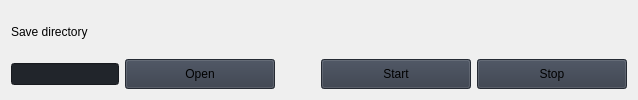
                        <widget class="QFrame" name="row_1_1">
                         <layout class="QVBoxLayout" name="verticalLayout_16">
                          <item>
                           <layout class="QVBoxLayout" name="verticalLayout_19">
                            <item>
                             <layout class="QHBoxLayout" name="horizontalLayout_7">
                              <item>
                               <layout class="QGridLayout" name="gridLayout">
                                <item row="2" column="4">
                                 <widget class="QPushButton" name="btn_stop">
                                  <property name="minimumSize">
                                   <size>
                                    <width>150</width>
                                    <height>30</height>
                                   </size>
                                  </property>
                                  <property name="styleSheet">
                                   <string notr="true">background-color: rgb(52, 59, 72);</string>
                                  </property>
                                  <property name="text">
                                   <string>Stop</string>
                                  </property>
                                  <property name="icon">
                                   <iconset resource="resources.qrc">
                                    <normaloff>:/icons/images/icons/cil-media-stop.png</normaloff>:/icons/images/icons/cil-media-stop.png</iconset>
                                  </property>
                                 </widget>
                                </item>
                                <item row="2" column="1">
                                 <widget class="QPushButton" name="btn_open">
                                  <property name="minimumSize">
                                   <size>
                                    <width>150</width>
                                    <height>30</height>
                                   </size>
                                  </property>
                                  <property name="styleSheet">
                                   <string notr="true">background-color: rgb(52, 59, 72);</string>
                                  </property>
                                  <property name="text">
                                   <string>Open</string>
                                  </property>
                                  <property name="icon">
                                   <iconset resource="resources.qrc">
                                    <normaloff>:/icons/images/icons/cil-folder-open.png</normaloff>:/icons/images/icons/cil-folder-open.png</iconset>
                                  </property>
                                 </widget>
                                </item>
                                <item row="0" column="0" colspan="2">
                                 <widget class="QLabel" name="dir_label_2">
                                  <property name="styleSheet">
                                   <string notr="true"/>
                                  </property>
                                  <property name="text">
                                   <string>Save directory</string>
                                  </property>
                                 </widget>
                                </item>
                                <item row="2" column="0">
                                 <widget class="QLineEdit" name="lineEdit">
                                  <property name="styleSheet">
                                   <string notr="true">background-color: rgb(33, 37, 43);</string>
                                  </property>
                                 </widget>
                                </item>
                                <item row="2" column="2">
                                 <spacer name="horizontalSpacer">
                                  <property name="orientation">
                                   <enum>Qt::Horizontal</enum>
                                  </property>
                                  <property name="sizeHint" stdset="0">
                                   <size>
                                    <width>40</width>
                                    <height>20</height>
                                   </size>
                                  </property>
                                 </spacer>
                                </item>
                                <item row="2" column="3">
                                 <widget class="QPushButton" name="btn_start">
                                  <property name="minimumSize">
                                   <size>
                                    <width>150</width>
                                    <height>30</height>
                                   </size>
                                  </property>
                                  <property name="styleSheet">
                                   <string notr="true">background-color: rgb(52, 59, 72);</string>
                                  </property>
                                  <property name="text">
                                   <string>Start</string>
                                  </property>
                                  <property name="icon">
                                   <iconset resource="resources.qrc">
                                    <normaloff>:/icons/images/icons/cil-media-step-forward.png</normaloff>:/icons/images/icons/cil-media-step-forward.png</iconset>
                                  </property>
                                 </widget>
                                </item>
                               </layout>
                              </item>
                             </layout>
                            </item>
                           </layout>
                          </item>
                         </layout>
                        </widget>
